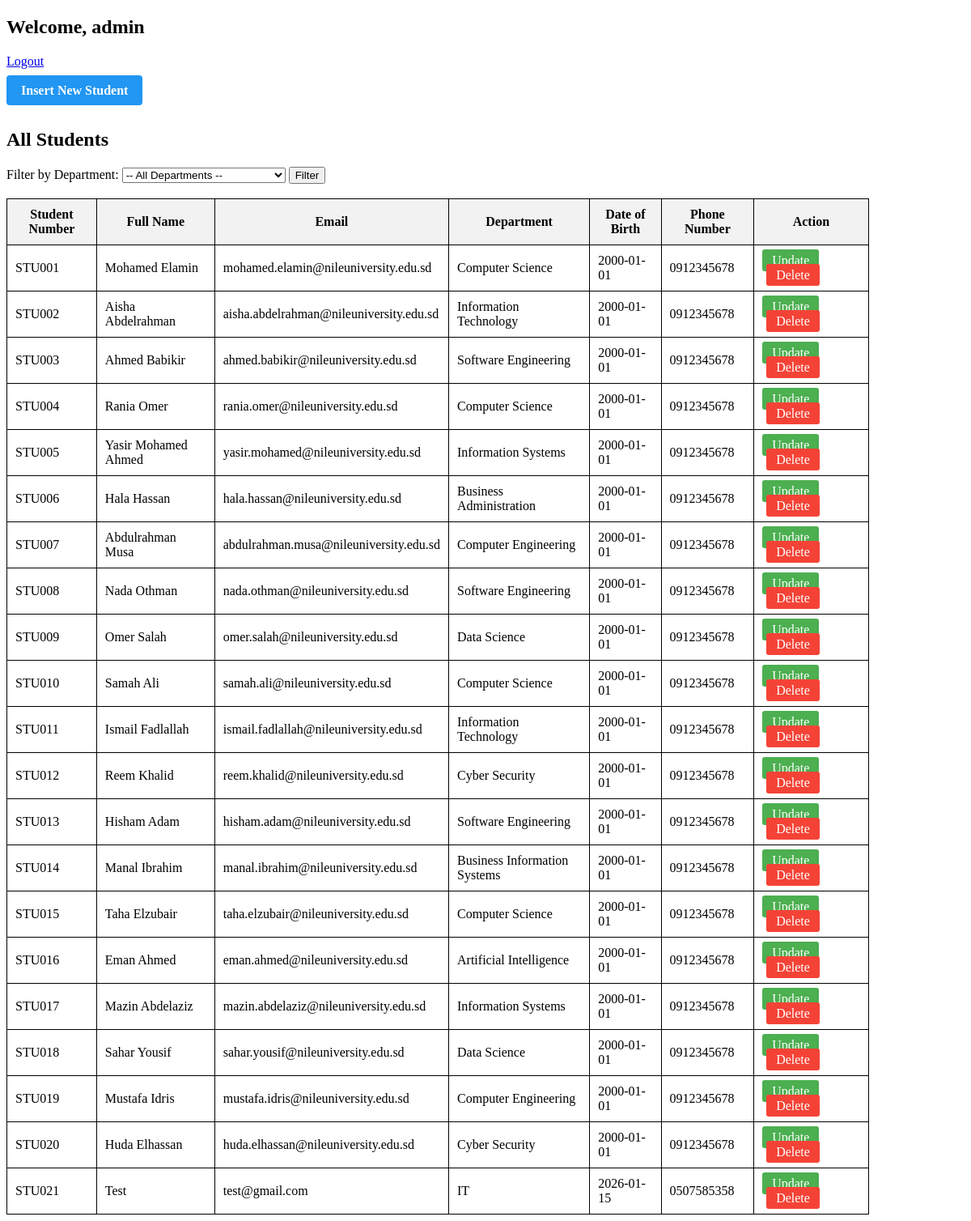
/admin.php (signed in), run on the app's committed database.
### tables this page shows
CREATE TABLE `students` (
  `id` int(11) NOT NULL,
  `student_number` varchar(20) DEFAULT NULL,
  `full_name` varchar(100) DEFAULT NULL,
  `email` varchar(100) DEFAULT NULL,
  `department` varchar(100) DEFAULT NULL,
  `date_of_birth` date DEFAULT NULL,
  `phone_number` varchar(20) DEFAULT NULL
);

### admin.php (the view, shortened to what this page needs)
<?php
require "db_connection.php";
$current_user = $_COOKIE['username'];
$selected_department = "";
if ($selected_department != "") {
    $stmt = mysqli_prepare(
        $connection,
        "SELECT * FROM students WHERE department = ?"
    );
    mysqli_stmt_bind_param($stmt, "s", $selected_department);
    mysqli_stmt_execute($stmt);
    $result = mysqli_stmt_get_result($stmt);
} else {
    $result = mysqli_query($connection, "SELECT * FROM students");
}
?>
<!DOCTYPE html>
<html>
<head>
</head>
<body>
<h2>Welcome, <?= htmlspecialchars($current_user) ?></h2>
<a href="logout.php">Logout</a>
<br><br>
<a href="insert.html" class="insert-btn">Insert New Student</a>
<br><br>
<h2>All Students</h2>
<form method="GET">
    <label>Filter by Department:</label>
    <select name="department">
        <option value="">-- All Departments --</option>
    </select>
    <button type="submit">Filter</button>
</form>
<br>
<table>
    <tr>
        <th>Student Number</th>
        <th>Full Name</th>
        <th>Email</th>
        <th>Department</th>
        <th>Date of Birth</th>
        <th>Phone Number</th>
        <th>Action</th>
    </tr>
<?php
while ($row = mysqli_fetch_assoc($result)) {
    echo "<tr>";
    echo "<td>{$row['student_number']}</td>";
    echo "<td>{$row['full_name']}</td>";
    echo "<td>{$row['email']}</td>";
    echo "<td>{$row['department']}</td>";
    echo "<td>{$row['date_of_birth']}</td>";
    echo "<td>{$row['phone_number']}</td>";
    echo "<td>
            <a class='edit-btn' href='update_data.php?student_number={$row['student_number']}'>Update</a>
            <a class='delete-btn'
               href='delete_student.php?student_number={$row['student_number']}'
               onclick=\"return confirm('Delete this student?');\">
               Delete
            </a>
          </td>";
    echo "</tr>";
}
?>
</table>
</body>
</html>

### admin.php (style rules this page uses)
table { border-collapse: collapse; width: 90%; }
th, td { border: 1px solid black; padding: 10px; }
th { background-color: #f2f2f2; }
.edit-btn { background-color: #4CAF50; color: white; padding: 5px 12px; text-decoration: none; border-radius: 3px; }
.insert-btn { background-color: #2196F3; color: white; padding: 10px 18px; text-decoration: none; border-radius: 4px; font-weight: bold; }
.delete-btn { background-color: #f44336; color: white; padding: 5px 12px; text-decoration: none; border-radius: 3px; margin-left: 5px; }

### data on the page
students: student_number "STU001", full_name "Mohamed Elamin", email "mohamed.elamin@nileuniversity.edu.sd", department "Computer Science", date_of_birth "2000-01-01", phone_number "0912345678"
students: student_number "STU002", full_name "Aisha Abdelrahman", email "aisha.abdelrahman@nileuniversity.edu.sd", department "Information Technology", date_of_birth "2000-01-01", phone_number "0912345678"
students: student_number "STU003", full_name "Ahmed Babikir", email "ahmed.babikir@nileuniversity.edu.sd", department "Software Engineering", date_of_birth "2000-01-01", phone_number "0912345678"
students: student_number "STU004", full_name "Rania Omer", email "rania.omer@nileuniversity.edu.sd", department "Computer Science", date_of_birth "2000-01-01", phone_number "0912345678"
students: student_number "STU005", full_name "Yasir Mohamed Ahmed", email "yasir.mohamed@nileuniversity.edu.sd", department "Information Systems", date_of_birth "2000-01-01", phone_number "0912345678"
students: student_number "STU006", full_name "Hala Hassan", email "hala.hassan@nileuniversity.edu.sd", department "Business Administration", date_of_birth "2000-01-01", phone_number "0912345678"
students: student_number "STU007", full_name "Abdulrahman Musa", email "abdulrahman.musa@nileuniversity.edu.sd", department "Computer Engineering", date_of_birth "2000-01-01", phone_number "0912345678"
students: student_number "STU008", full_name "Nada Othman", email "nada.othman@nileuniversity.edu.sd", department "Software Engineering", date_of_birth "2000-01-01", phone_number "0912345678"
students: student_number "STU009", full_name "Omer Salah", email "omer.salah@nileuniversity.edu.sd", department "Data Science", date_of_birth "2000-01-01", phone_number "0912345678"
students: student_number "STU010", full_name "Samah Ali", email "samah.ali@nileuniversity.edu.sd", department "Computer Science", date_of_birth "2000-01-01", phone_number "0912345678"
students: student_number "STU011", full_name "Ismail Fadlallah", email "ismail.fadlallah@nileuniversity.edu.sd", department "Information Technology", date_of_birth "2000-01-01", phone_number "0912345678"
students: student_number "STU012", full_name "Reem Khalid", email "reem.khalid@nileuniversity.edu.sd", department "Cyber Security", date_of_birth "2000-01-01", phone_number "0912345678"
students: student_number "STU013", full_name "Hisham Adam", email "hisham.adam@nileuniversity.edu.sd", department "Software Engineering", date_of_birth "2000-01-01", phone_number "0912345678"
students: student_number "STU014", full_name "Manal Ibrahim", email "manal.ibrahim@nileuniversity.edu.sd", department "Business Information Systems", date_of_birth "2000-01-01", phone_number "0912345678"
students: student_number "STU015", full_name "Taha Elzubair", email "taha.elzubair@nileuniversity.edu.sd", department "Computer Science", date_of_birth "2000-01-01", phone_number "0912345678"
students: student_number "STU016", full_name "Eman Ahmed", email "eman.ahmed@nileuniversity.edu.sd", department "Artificial Intelligence", date_of_birth "2000-01-01", phone_number "0912345678"
students: student_number "STU017", full_name "Mazin Abdelaziz", email "mazin.abdelaziz@nileuniversity.edu.sd", department "Information Systems", date_of_birth "2000-01-01", phone_number "0912345678"
students: student_number "STU018", full_name "Sahar Yousif", email "sahar.yousif@nileuniversity.edu.sd", department "Data Science", date_of_birth "2000-01-01", phone_number "0912345678"
students: student_number "STU019", full_name "Mustafa Idris", email "mustafa.idris@nileuniversity.edu.sd", department "Computer Engineering", date_of_birth "2000-01-01", phone_number "0912345678"
students: student_number "STU020", full_name "Huda Elhassan", email "huda.elhassan@nileuniversity.edu.sd", department "Cyber Security", date_of_birth "2000-01-01", phone_number "0912345678"
students: student_number "STU021", full_name "Test", email "test@gmail.com", department "IT", date_of_birth "2026-01-15", phone_number "0507585358"

### other printed values
$current_user "admin"
